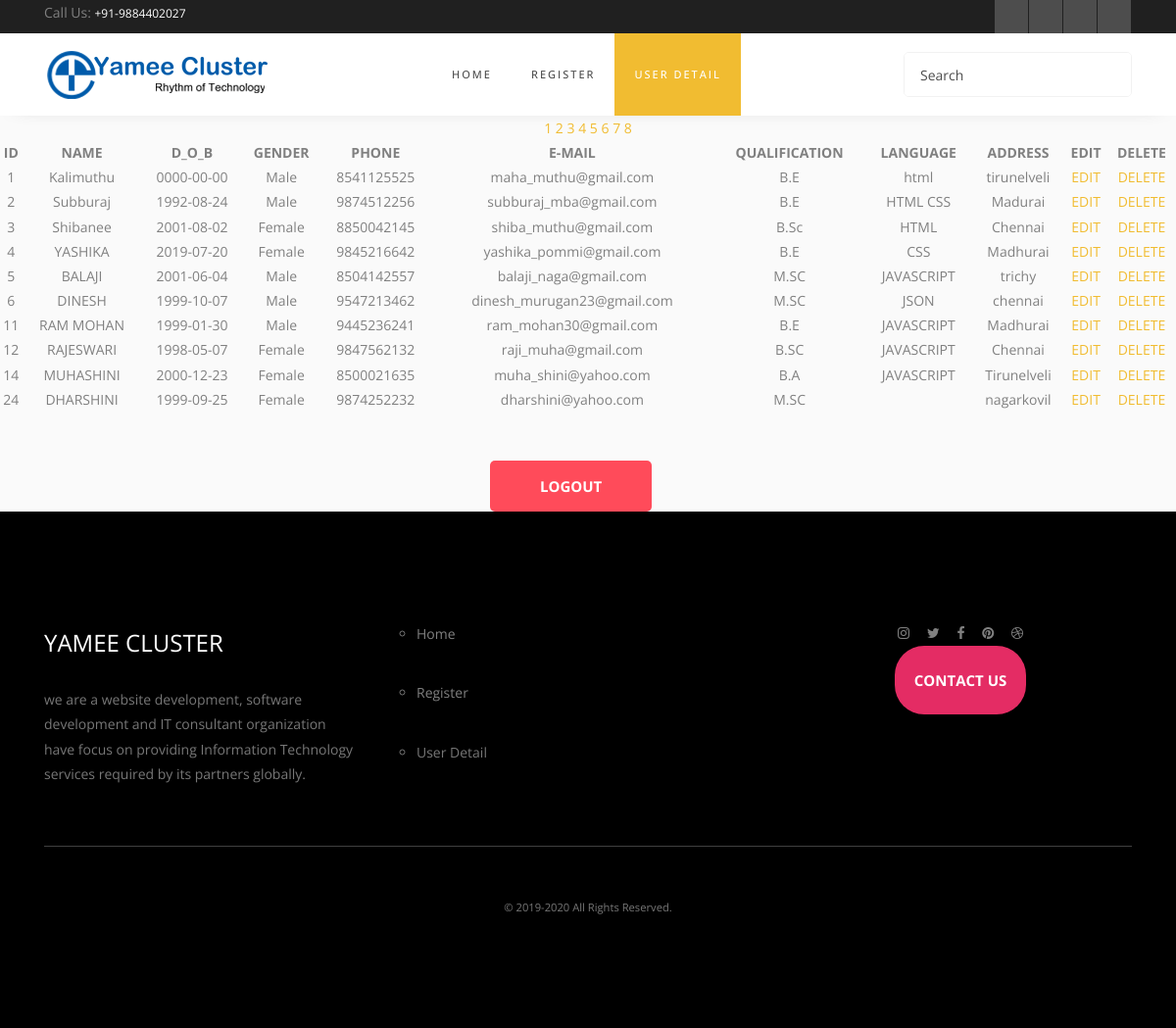
The app's page /admin.php with its own data.
### tables this page shows
CREATE TABLE `register` (
  `name` varchar(50) DEFAULT NULL,
  `id` int(11) NOT NULL,
  `d_o_b` date DEFAULT NULL,
  `gender` varchar(30) DEFAULT NULL,
  `phone_no` bigint(20) DEFAULT NULL,
  `email` varchar(50) DEFAULT NULL,
  `user_pwd` varchar(50) DEFAULT NULL,
  `qualification` varchar(30) DEFAULT NULL,
  `skill` varchar(70) DEFAULT NULL,
  `address` varchar(80) DEFAULT NULL,
  `image` mediumblob DEFAULT NULL,
  `RESUME` blob DEFAULT NULL
);

### admin.php (the view, shortened to what this page needs)
<!doctype html>
<html lang="en">
  <head>
    <link rel="stylesheet" href="fonts/icomoon/style.css">
    <link rel="stylesheet" href="css/bootstrap.min.css">
    <link rel="stylesheet" href="css/style.css">
  </head>
  <body>
    <section class="ftco-section">
      <div class="wrap">
        <div class="container">
          <div class="row justify-content-between">
              <div class="col">
                <p class="mb-0 phone"> <span class="tel"><i class="fa fa-phone"></i>Call Us: <a href="tel:+91-9884402027">+91-9884402027</a></span></p>
              </div>
              <div class="col d-flex justify-content-end">
                <div class="social-media">
                  <p class="mb-0 d-flex">
                    <a href="#" class="d-flex align-items-center justify-content-center"><span class="fa fa-facebook"><i class="sr-only">Facebook</i></span></a>
                    <a href="#" class="d-flex align-items-center justify-content-center"><span class="fa fa-twitter"><i class="sr-only">Twitter</i></span></a>
                    <a href="#" class="d-flex align-items-center justify-content-center"><span class="fa fa-instagram"><i class="sr-only">Instagram</i></span></a>
                    <a href="#" class="d-flex align-items-center justify-content-center"><span class="fa fa-dribbble"><i class="sr-only">Dribbble</i></span></a>
                  </p>
                </div>
              </div>
          </div>
        </div>
      </div>
      <nav class="navbar navbar-expand-lg navbar-dark ftco_navbar bg-dark ftco-navbar-light" id="ftco-navbar">
        <div class="container">
          <div class="logo"><a href="javascript:;"><img src="image/vlogo.jpg" alt="yameecluster"></a></div>
          <form action="#" class="searchform order-sm-start order-lg-last">
            <div class="form-group d-flex">
              <input type="text" class="form-control pl-3" placeholder="Search">
              <button type="submit" placeholder="" class="form-control search"><span class="fa fa-search"></span></button>
            </div>
          </form>
          <div class="collapse navbar-collapse" id="ftco-nav">
            <ul class="navbar-nav m-auto">
              <li class="nav-item "><a href="index.php" class="nav-link">Home</a></li>
              <li class="nav-item"><a href="register.php" class="nav-link">Register</a></li>
              <li class="nav-item active"><a href="user.php" class="nav-link">User Detail</a></li>
            </ul>
          </div>
        </div>
      </nav>
    </section>
<section class=" text-center text-lg-start">
<?php
 include ("config.php");
$show="SELECT* FROM register";
$result1=mysqli_query($conn,$show);
echo "<table table width='100%'>";
echo "<tr>";
echo "<th>ID</th><th>NAME</th><th>D_O_B</th><th>GENDER</th><th>PHONE</th><th>E-MAIL</th><th>QUALIFICATION</th><th>LANGUAGE</th><th>ADDRESS</th><th>EDIT</th><th>DELETE</th>";
echo "</tr>";
$row_num=mysqli_num_rows($result1);
$a=$row_num/5;
$a=ceil($a);
if(!isset($_GET['page']))
{
    $page=1;
}
else
{
    $page=$_GET['page'];
}
$page1=($page-1)*10;
$show="SELECT* FROM register LIMIT $page1,10";
$result=mysqli_query($conn,$show);
    while ($row = mysqli_fetch_row($result)) {
        echo "<tr>";
        echo "<td>" . $row[1] . "</td>";
        echo "<td>" . $row[0] . "</td>";
        echo "<td>" . $row[2] . "</td>";
        echo "<td>" . $row[3] . "</td>";
        echo "<td>" . $row[4] . "</td>";
        echo "<td>" . $row[5] . "</td>";
        echo "<td>" . $row[7] . "</td>";
        echo "<td>" . $row[8] . "</td>";
        echo "<td>" . $row[9] . "</td>";
        echo "<td><a href='edit.php?mes=$row[0]'>EDIT</a></td>";
        echo "<td><a href='delete.php?mes=$row[0]'>DELETE</a></td>";
        echo "</tr>";
    }
echo "<center>";
for($b=1;$b<=$a;$b++)
{
    echo "<a id='page' href='admin.php?page=$b'>$b </a>";
}
echo "</table>";
?>
<div style="display:flex;padding-top: 50px; padding-left:500px;">
<a href="index.php"><button class="btn btn--radius-2 btn--red butt"  name="login" type="submit">LOGOUT</button></a></div>
</section>
    <footer class="footer-48201">
      <div class="container">
        <div class="row">
          <div class="col-md-4 pr-md-5">
            <a href="#" class="footer-site-logo d-block mb-4">YAMEE CLUSTER</a>
            <p>we are a website development, software development and IT consultant organization have focus on providing Information Technology services required by its partners globally. </p>
          </div>
          <div class="col-md">
            <ul class="list-unstyled nav-links">
              <ul><li><a href="index.html">Home</a></li><br>
                <li><a href="register.html">Register</a></li><br>
                <li><a href="user.html"></a>User Detail </li><br>
          </div>
          <div class="col-md text-md-center">
            <ul class="social list-unstyled">
              <li><a href="#"><span class="icon-instagram"></span></a></li>
              <li><a href="#"><span class="icon-twitter"></span></a></li>
              <li><a href="#"><span class="icon-facebook"></span></a></li>
              <li><a href="#"><span class="icon-pinterest"></span></a></li>
              <li><a href="#"><span class="icon-dribbble"></span></a></li>
            </ul>
            <p class=""><a href="#" class="btn btn-tertiary">Contact Us</a></p>
          </div>
        </div>
        <div class="row ">
          <div class="col-12 text-center">
            <div class="copyright mt-5 pt-5">
              <p><small>&copy; 2019-2020 All Rights Reserved.</small></p>
            </div>
          </div>
        </div>
      </div>
    </footer>
  </body>
</html>

### records on screen
register: id "1", name "Kalimuthu", d_o_b "0000-00-00", gender "Male", phone_no "8541125525", email "maha_muthu@gmail.com", qualification "B.E", skill "html", address "tirunelveli"
register: id "2", name "Subburaj", d_o_b "1992-08-24", gender "Male", phone_no "9874512256", email "subburaj_mba@gmail.com", qualification "B.E", skill "HTML CSS", address "Madurai"
register: id "3", name "Shibanee", d_o_b "2001-08-02", gender "Female", phone_no "8850042145", email "shiba_muthu@gmail.com", qualification "B.Sc", skill "HTML", address "Chennai"
register: id "4", name "YASHIKA", d_o_b "2019-07-20", gender "Female", phone_no "9845216642", email "yashika_pommi@gmail.com", qualification "B.E", skill "CSS", address "Madhurai"
register: id "5", name "BALAJI", d_o_b "2001-06-04", gender "Male", phone_no "8504142557", email "balaji_naga@gmail.com", qualification "M.SC", skill "JAVASCRIPT", address "trichy"
register: id "6", name "DINESH", d_o_b "1999-10-07", gender "Male", phone_no "9547213462", email "dinesh_murugan23@gmail.com", qualification "M.SC", skill "JSON", address "chennai"
register: id "11", name "RAM MOHAN", d_o_b "1999-01-30", gender "Male", phone_no "9445236241", email "ram_mohan30@gmail.com", qualification "B.E", skill "JAVASCRIPT", address "Madhurai"
register: id "12", name "RAJESWARI", d_o_b "1998-05-07", gender "Female", phone_no "9847562132", email "raji_muha@gmail.com", qualification "B.SC", skill "JAVASCRIPT", address "Chennai"
register: id "14", name "MUHASHINI", d_o_b "2000-12-23", gender "Female", phone_no "8500021635", email "muha_shini@yahoo.com", qualification "B.A", skill "JAVASCRIPT", address "Tirunelveli"
register: id "24", name "DHARSHINI", d_o_b "1999-09-25", gender "Female", phone_no "9874252232", email "dharshini@yahoo.com", qualification "M.SC", address "nagarkovil"
